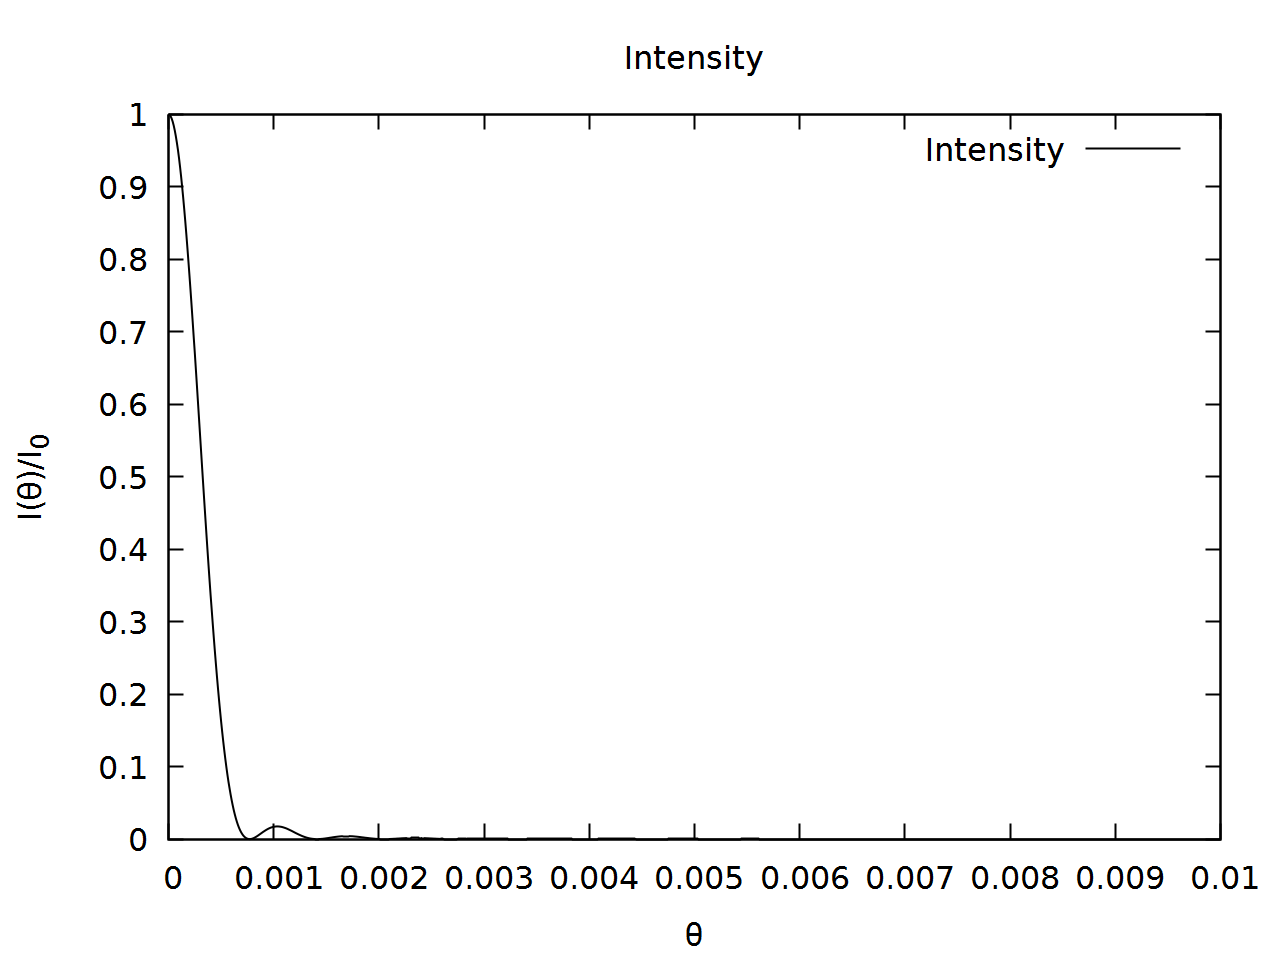

Here is the gnuplot script that generated this plot:
reset

set encoding utf8

set bars 0.5
show bars
set pointsize 3


set ylabel "I({/Symbol q})/I_0"
set xlabel "{/Symbol q}"
set key right top
set term pngcairo size 1280,960 fontscale 2 linewidth 2
set title "Intensity"
set output "plot_slit.png"
plot \
 "slit.txt" using 1:2 title "Intensity" with lines lt rgb "black"
 set output "plot_slit_cut.png"
set yrange [0:0.02]
plot \
 "slit.txt" using 1:2 title "Intensity" with lines lt rgb "black
